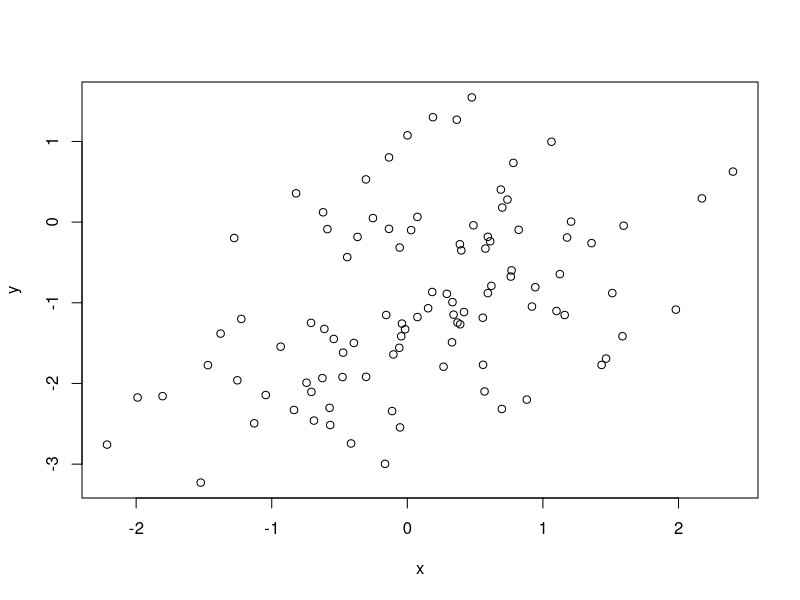
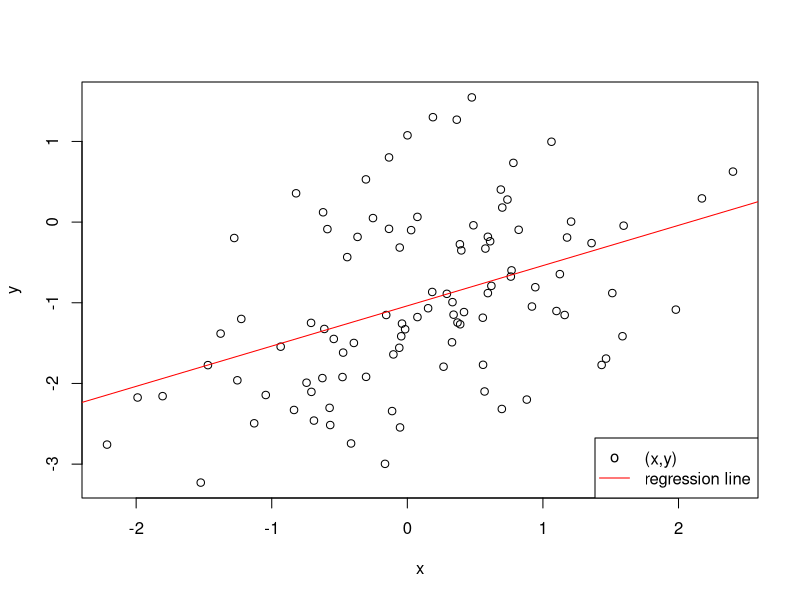
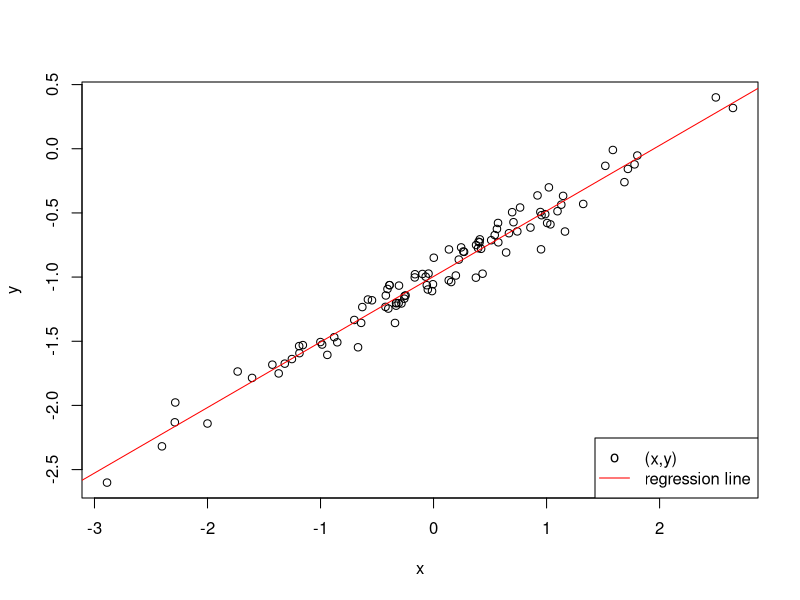
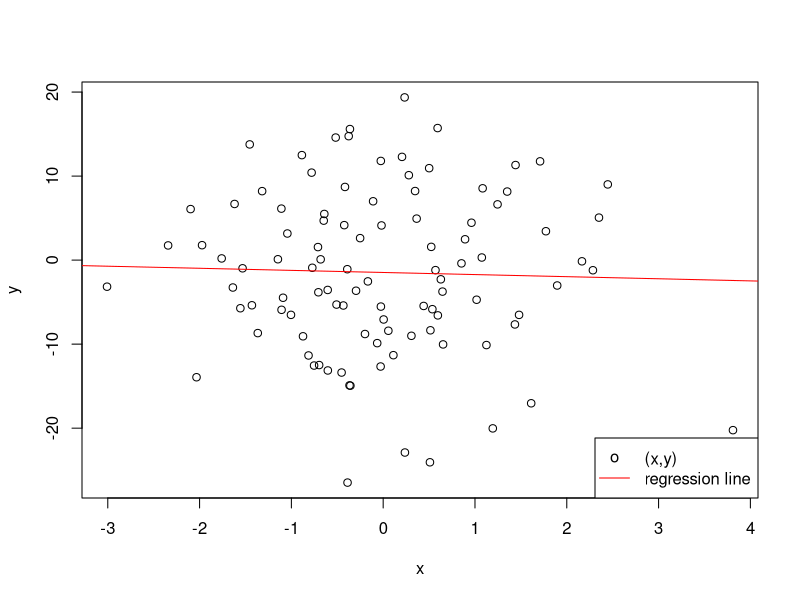

These charts were generated, in order, by the following R code:
## ---- chunk 1
set.seed(1)
## ---- chunk 2
x <- rnorm(100)
## ---- chunk 3
eps <- rnorm(100)
## ---- chunk 4
y <- -1+0.5*x+eps
length(y)
## ---- chunk 5
plot(x,y)
## ---- chunk 6
lm.fit <- lm(y ~ x)
summary(lm.fit)
## ---- chunk 7
plot(x,y)
abline(lm.fit, col = "red")
legend("bottomright",c("(x,y)","regression line"),col=c("black","red"),pch=c("o",""),lty=0:1)
## ---- chunk 8
lm.fit.quad <- lm(y ~ poly(x,2))
summary(lm.fit.quad)
## ---- chunk 9
x <- rnorm(100)
eps <- rnorm(100,sd=0.1)
y <- -1+0.5*x+eps
lm.fit.less <- lm(y ~ x)
summary(lm.fit.less)
plot(x,y)
abline(lm.fit.less, col = "red")
legend("bottomright",c("(x,y)","regression line"),col=c("black","red"),pch=c("o",""),lty=0:1)
## ---- chunk 10
x <- rnorm(100)
eps <- rnorm(100,sd=10)
y <- -1+0.5*x+eps
lm.fit.more <- lm(y ~ x)
summary(lm.fit.more)
plot(x,y)
abline(lm.fit.more, col = "red")
legend("bottomright",c("(x,y)","regression line"),col=c("black","red"),pch=c("o",""),lty=0:1)
## ---- chunk 11
confint(lm.fit)
confint(lm.fit.less)
confint(lm.fit.more)
